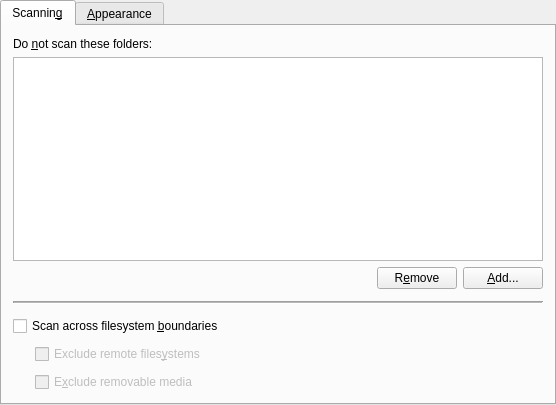
<?xml version="1.0" encoding="UTF-8"?>
<ui version="4.0">
 <class>Dialog</class>
 <widget class="QWidget" name="Dialog">
  <property name="geometry">
   <rect>
    <x>0</x>
    <y>0</y>
    <width>556</width>
    <height>405</height>
   </rect>
  </property>
  <property name="windowTitle">
   <string>Settings - Filelight</string>
  </property>
  <layout class="QVBoxLayout" name="verticalLayout_3">
   <property name="margin">
    <number>0</number>
   </property>
   <item>
    <widget class="KTabWidget" name="tabWidget">
     <property name="sizePolicy">
      <sizepolicy hsizetype="Expanding" vsizetype="Expanding">
       <horstretch>0</horstretch>
       <verstretch>0</verstretch>
      </sizepolicy>
     </property>
     <property name="acceptDrops">
      <bool>false</bool>
     </property>
     <property name="currentIndex">
      <number>0</number>
     </property>
     <widget class="QWidget" name="Widget2">
      <attribute name="title">
       <string>Scannin&amp;g</string>
      </attribute>
      <layout class="QVBoxLayout">
       <item>
        <widget class="QLabel" name="textLabel1">
         <property name="sizePolicy">
          <sizepolicy hsizetype="Preferred" vsizetype="Maximum">
           <horstretch>0</horstretch>
           <verstretch>0</verstretch>
          </sizepolicy>
         </property>
         <property name="text">
          <string>Do &amp;not scan these folders:</string>
         </property>
         <property name="textFormat">
          <enum>Qt::PlainText</enum>
         </property>
         <property name="wordWrap">
          <bool>false</bool>
         </property>
         <property name="buddy">
          <cstring>m_listBox</cstring>
         </property>
        </widget>
       </item>
       <item>
        <widget class="QListWidget" name="m_listBox"/>
       </item>
       <item>
        <layout class="QHBoxLayout">
         <item>
          <spacer name="m_removeAddSpacer">
           <property name="orientation">
            <enum>Qt::Horizontal</enum>
           </property>
           <property name="sizeType">
            <enum>QSizePolicy::Expanding</enum>
           </property>
           <property name="sizeHint" stdset="0">
            <size>
             <width>180</width>
             <height>21</height>
            </size>
           </property>
          </spacer>
         </item>
         <item>
          <widget class="QPushButton" name="m_removeButton">
           <property name="enabled">
            <bool>true</bool>
           </property>
           <property name="text">
            <string>R&amp;emove</string>
           </property>
           <property name="autoDefault">
            <bool>false</bool>
           </property>
          </widget>
         </item>
         <item>
          <widget class="QPushButton" name="m_addButton">
           <property name="text">
            <string>&amp;Add...</string>
           </property>
           <property name="autoDefault">
            <bool>false</bool>
           </property>
           <property name="default">
            <bool>false</bool>
           </property>
          </widget>
         </item>
        </layout>
       </item>
       <item>
        <widget class="Line" name="m_scanningSeparatorLine">
         <property name="minimumSize">
          <size>
           <width>0</width>
           <height>15</height>
          </size>
         </property>
         <property name="frameShape">
          <enum>QFrame::HLine</enum>
         </property>
         <property name="frameShadow">
          <enum>QFrame::Sunken</enum>
         </property>
         <property name="lineWidth">
          <number>1</number>
         </property>
         <property name="midLineWidth">
          <number>1</number>
         </property>
        </widget>
       </item>
       <item>
        <layout class="QGridLayout">
         <item row="1" column="0" rowspan="2">
          <spacer name="m_excludeCheckBoxSpacer">
           <property name="orientation">
            <enum>Qt::Horizontal</enum>
           </property>
           <property name="sizeType">
            <enum>QSizePolicy::Fixed</enum>
           </property>
           <property name="sizeHint" stdset="0">
            <size>
             <width>16</width>
             <height>50</height>
            </size>
           </property>
          </spacer>
         </item>
         <item row="1" column="1">
          <widget class="QCheckBox" name="dontScanRemoteMounts">
           <property name="enabled">
            <bool>false</bool>
           </property>
           <property name="minimumSize">
            <size>
             <width>0</width>
             <height>0</height>
            </size>
           </property>
           <property name="maximumSize">
            <size>
             <width>32767</width>
             <height>32767</height>
            </size>
           </property>
           <property name="acceptDrops">
            <bool>false</bool>
           </property>
           <property name="toolTip">
            <string/>
           </property>
           <property name="whatsThis">
            <string>Prevents scanning of filesystems that are not on this computer, e.g. NFS or Samba mounts.</string>
           </property>
           <property name="text">
            <string>Exclude remote files&amp;ystems</string>
           </property>
          </widget>
         </item>
         <item row="0" column="0" colspan="2">
          <widget class="QCheckBox" name="scanAcrossMounts">
           <property name="whatsThis">
            <string>Allows scans to enter directories that are part of other filesystems. For example, when unchecked, this will usually prevent the contents of &lt;b&gt;/mnt&lt;/b&gt; from being scanned if you scan &lt;b&gt;/&lt;/b&gt;.</string>
           </property>
           <property name="text">
            <string>Scan across filesystem &amp;boundaries</string>
           </property>
          </widget>
         </item>
         <item row="2" column="1">
          <widget class="QCheckBox" name="dontScanRemovableMedia">
           <property name="enabled">
            <bool>false</bool>
           </property>
           <property name="toolTip">
            <string/>
           </property>
           <property name="whatsThis">
            <string>Prevents Filelight from scanning removable media (eg. CD-ROMs).</string>
           </property>
           <property name="text">
            <string>E&amp;xclude removable media</string>
           </property>
          </widget>
         </item>
        </layout>
       </item>
      </layout>
     </widget>
     <widget class="QWidget" name="Widget3">
      <attribute name="title">
       <string>&amp;Appearance</string>
      </attribute>
      <layout class="QVBoxLayout" name="verticalLayout_2">
       <item>
        <widget class="QGroupBox" name="groupBox">
         <property name="sizePolicy">
          <sizepolicy hsizetype="Expanding" vsizetype="Fixed">
           <horstretch>0</horstretch>
           <verstretch>0</verstretch>
          </sizepolicy>
         </property>
         <property name="title">
          <string>Color scheme</string>
         </property>
         <layout class="QVBoxLayout" name="verticalLayout">
          <item>
           <widget class="KButtonGroup" name="colourSchemeGroup"/>
          </item>
          <item>
           <layout class="QHBoxLayout">
            <property name="spacing">
             <number>0</number>
            </property>
            <property name="sizeConstraint">
             <enum>QLayout::SetNoConstraint</enum>
            </property>
            <property name="topMargin">
             <number>0</number>
            </property>
            <item>
             <widget class="QLabel" name="textLabel3">
              <property name="sizePolicy">
               <sizepolicy hsizetype="Preferred" vsizetype="Fixed">
                <horstretch>0</horstretch>
                <verstretch>0</verstretch>
               </sizepolicy>
              </property>
              <property name="text">
               <string>Co&amp;ntrast</string>
              </property>
              <property name="textFormat">
               <enum>Qt::PlainText</enum>
              </property>
              <property name="wordWrap">
               <bool>false</bool>
              </property>
              <property name="buddy">
               <cstring>contrastSlider</cstring>
              </property>
             </widget>
            </item>
            <item>
             <widget class="QSlider" name="contrastSlider">
              <property name="sizePolicy">
               <sizepolicy hsizetype="Expanding" vsizetype="Fixed">
                <horstretch>0</horstretch>
                <verstretch>0</verstretch>
               </sizepolicy>
              </property>
              <property name="whatsThis">
               <string>Here you can vary the contrast of the filemap in realtime.</string>
              </property>
              <property name="minimum">
               <number>1</number>
              </property>
              <property name="maximum">
               <number>100</number>
              </property>
              <property name="orientation">
               <enum>Qt::Horizontal</enum>
              </property>
             </widget>
            </item>
           </layout>
          </item>
         </layout>
        </widget>
       </item>
       <item>
        <widget class="QCheckBox" name="useAntialiasing">
         <property name="whatsThis">
          <string>Anti-aliasing the filemap makes it clearer and prettier, unfortunately it also makes rendering very slow.</string>
         </property>
         <property name="text">
          <string>&amp;Use anti-aliasing</string>
         </property>
        </widget>
       </item>
       <item>
        <widget class="QCheckBox" name="showSmallFiles">
         <property name="whatsThis">
          <string>Some files are too small to be rendered on the filemap. Selecting this option makes these files visible by merging them all into a single &quot;multi-segment&quot;.</string>
         </property>
         <property name="text">
          <string>Show small files</string>
         </property>
        </widget>
       </item>
       <item>
        <widget class="QCheckBox" name="varyLabelFontSizes">
         <property name="enabled">
          <bool>true</bool>
         </property>
         <property name="whatsThis">
          <string>The font size of exploded labels can be varied relative to the depth of the directories they represent. This helps you spot the important labels more easily. Set a sensible minimum font size.</string>
         </property>
         <property name="text">
          <string>Var&amp;y label font sizes</string>
         </property>
        </widget>
       </item>
       <item>
        <layout class="QHBoxLayout">
         <property name="sizeConstraint">
          <enum>QLayout::SetMinimumSize</enum>
         </property>
         <item>
          <spacer name="spacer4">
           <property name="orientation">
            <enum>Qt::Horizontal</enum>
           </property>
           <property name="sizeType">
            <enum>QSizePolicy::Fixed</enum>
           </property>
           <property name="sizeHint" stdset="0">
            <size>
             <width>20</width>
             <height>20</height>
            </size>
           </property>
          </spacer>
         </item>
         <item>
          <widget class="QLabel" name="minFontPitchLabel">
           <property name="enabled">
            <bool>true</bool>
           </property>
           <property name="sizePolicy">
            <sizepolicy hsizetype="Preferred" vsizetype="Fixed">
             <horstretch>0</horstretch>
             <verstretch>0</verstretch>
            </sizepolicy>
           </property>
           <property name="whatsThis">
            <string>The smallest font size Filelight can use to render labels.</string>
           </property>
           <property name="text">
            <string>Minimum font si&amp;ze:</string>
           </property>
           <property name="textFormat">
            <enum>Qt::PlainText</enum>
           </property>
           <property name="wordWrap">
            <bool>false</bool>
           </property>
           <property name="buddy">
            <cstring>minFontPitch</cstring>
           </property>
          </widget>
         </item>
         <item>
          <widget class="QSpinBox" name="minFontPitch">
           <property name="maximum">
            <number>20</number>
           </property>
          </widget>
         </item>
        </layout>
       </item>
       <item>
        <spacer name="verticalSpacer">
         <property name="orientation">
          <enum>Qt::Vertical</enum>
         </property>
         <property name="sizeHint" stdset="0">
          <size>
           <width>20</width>
           <height>40</height>
          </size>
         </property>
        </spacer>
       </item>
      </layout>
     </widget>
    </widget>
   </item>
  </layout>
 </widget>
 <layoutdefault spacing="6" margin="11"/>
 <customwidgets>
  <customwidget>
   <class>KButtonGroup</class>
   <extends>QGroupBox</extends>
   <header>kbuttongroup.h</header>
   <container>1</container>
  </customwidget>
  <customwidget>
   <class>KTabWidget</class>
   <extends>QTabWidget</extends>
   <header>ktabwidget.h</header>
   <container>1</container>
  </customwidget>
 </customwidgets>
 <tabstops>
  <tabstop>tabWidget</tabstop>
  <tabstop>varyLabelFontSizes</tabstop>
  <tabstop>m_removeButton</tabstop>
  <tabstop>m_addButton</tabstop>
  <tabstop>scanAcrossMounts</tabstop>
  <tabstop>dontScanRemoteMounts</tabstop>
  <tabstop>dontScanRemovableMedia</tabstop>
 </tabstops>
</ui>
